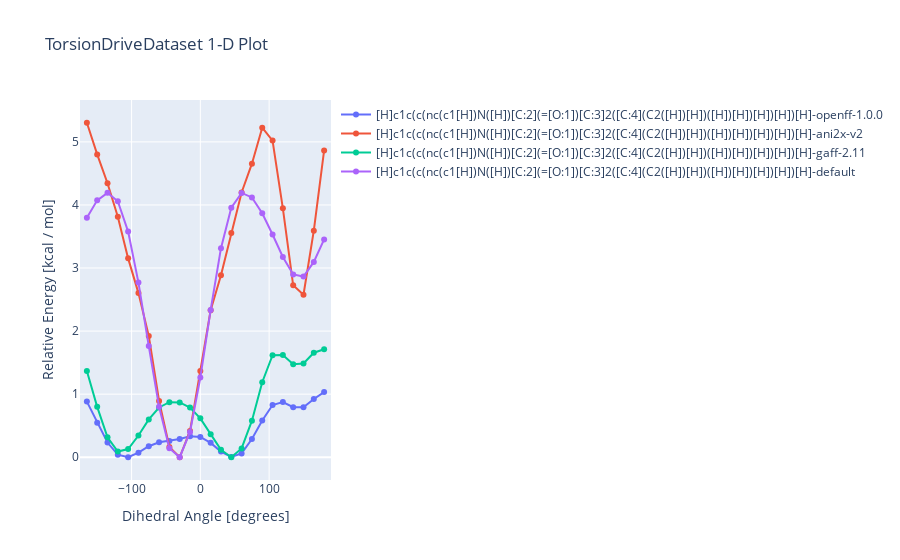

Source (notebook cell):
### Code cell
ds.visualize(target_frag, ["openff-1.0.0", "ani2x-v2", "gaff-2.11", "default"], units="kcal / mol")
#ds.visualize(target_frag, ["openff-1.0.0", "gaff-2.11", "default"], units="kcal / mol")

### Figure 1 — Plotly figure (JSON) as saved in the notebook; plotly's stock layout.template omitted (floating-point values rounded to 4 significant figures)
{"data": [{"mode": "lines+markers", "name": "[H]c1c(c(nc(c1[H])N([H])[C:2](=[O:1])[C:3]2([C:4](C2([H])[H])([H])[H])[H])[H])[H]-openff-1.0.0", "type": "scatter", "x": [-165, -150, -135, -120, -105, -90, -75, -60, -45, -30, -15, 0, 15, 30, 45, 60, 75, 90, 105, 120, 135, 150, 165, 180], "y": [0.882, 0.546, 0.233, 0.041, 0, 0.073, 0.174, 0.237, 0.259, 0.288, 0.331, 0.322, 0.228, 0.09, 0.004, 0.061, 0.29, 0.582, 0.828, 0.874, 0.793, 0.792, 0.923, 1.033]}, {"mode": "lines+markers", "name": "[H]c1c(c(nc(c1[H])N([H])[C:2](=[O:1])[C:3]2([C:4](C2([H])[H])([H])[H])[H])[H])[H]-ani2x-v2", "type": "scatter", "x": [-165, -150, -135, -120, -105, -90, -75, -60, -45, -30, -15, 0, 15, 30, 45, 60, 75, 90, 105, 120, 135, 150, 165, 180], "y": [5.303, 4.801, 4.344, 3.812, 3.153, 2.602, 1.924, 0.892, 0.162, 0, 0.418, 1.369, 2.331, 2.884, 3.557, 4.197, 4.654, 5.225, 5.02, 3.946, 2.726, 2.576, 3.592, 4.864]}, {"mode": "lines+markers", "name": "[H]c1c(c(nc(c1[H])N([H])[C:2](=[O:1])[C:3]2([C:4](C2([H])[H])([H])[H])[H])[H])[H]-gaff-2.11", "type": "scatter", "x": [-165, -150, -135, -120, -105, -90, -75, -60, -45, -30, -15, 0, 15, 30, 45, 60, 75, 90, 105, 120, 135, 150, 165, 180], "y": [1.368, 0.799, 0.317, 0.09, 0.131, 0.345, 0.599, 0.789, 0.873, 0.869, 0.789, 0.617, 0.366, 0.117, 0, 0.14, 0.58, 1.189, 1.618, 1.622, 1.475, 1.486, 1.657, 1.711]}, {"mode": "lines+markers", "name": "[H]c1c(c(nc(c1[H])N([H])[C:2](=[O:1])[C:3]2([C:4](C2([H])[H])([H])[H])[H])[H])[H]-default", "type": "scatter", "x": [-165, -150, -135, -120, -105, -90, -75, -60, -45, -30, -15, 0, 15, 30, 45, 60, 75, 90, 105, 120, 135, 150, 165, 180], "y": [3.796, 4.073, 4.192, 4.058, 3.578, 2.769, 1.762, 0.799, 0.143, 0, 0.401, 1.264, 2.335, 3.314, 3.957, 4.191, 4.119, 3.868, 3.532, 3.174, 2.899, 2.865, 3.097, 3.453]}], "layout": {"title": {"text": "TorsionDriveDataset 1-D Plot"}, "xaxis": {"range": [-175, 190], "title": {"text": "Dihedral Angle [degrees]"}, "zeroline": false}, "yaxis": {"title": {"text": "Relative Energy [kcal / mol]"}, "zeroline": true}}}
